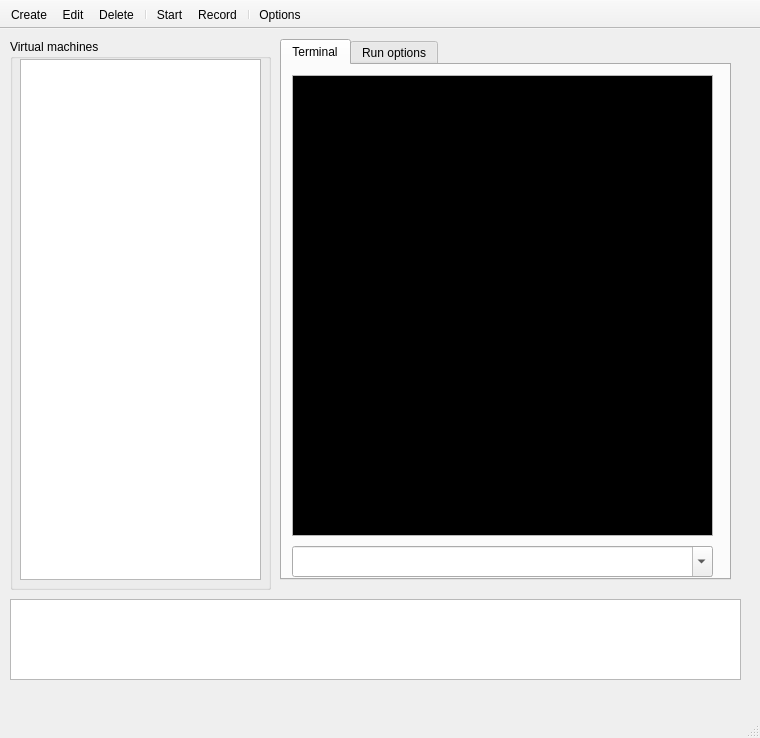
<?xml version="1.0" encoding="UTF-8"?>
<ui version="4.0">
 <class>mainWindow</class>
 <widget class="QMainWindow" name="mainWindow">
  <property name="geometry">
   <rect>
    <x>0</x>
    <y>0</y>
    <width>760</width>
    <height>738</height>
   </rect>
  </property>
  <property name="sizePolicy">
   <sizepolicy hsizetype="Fixed" vsizetype="Fixed">
    <horstretch>0</horstretch>
    <verstretch>0</verstretch>
   </sizepolicy>
  </property>
  <property name="windowTitle">
   <string>QEMUTest</string>
  </property>
  <widget class="QWidget" name="centralWidget">
   <widget class="QGroupBox" name="groupBox">
    <property name="geometry">
     <rect>
      <x>10</x>
      <y>10</y>
      <width>261</width>
      <height>551</height>
     </rect>
    </property>
    <property name="title">
     <string>Virtual machines</string>
    </property>
    <widget class="ConfTreeWidget" name="confTree">
     <property name="geometry">
      <rect>
       <x>10</x>
       <y>20</y>
       <width>241</width>
       <height>521</height>
      </rect>
     </property>
     <property name="headerHidden">
      <bool>true</bool>
     </property>
     <attribute name="headerVisible">
      <bool>false</bool>
     </attribute>
     <column>
      <property name="text">
       <string notr="true">1</string>
      </property>
     </column>
    </widget>
   </widget>
   <widget class="QPlainTextEdit" name="totalOptionsLineEdit">
    <property name="geometry">
     <rect>
      <x>10</x>
      <y>570</y>
      <width>731</width>
      <height>81</height>
     </rect>
    </property>
    <property name="readOnly">
     <bool>true</bool>
    </property>
   </widget>
   <widget class="QTabWidget" name="optionsTabs">
    <property name="geometry">
     <rect>
      <x>280</x>
      <y>10</y>
      <width>451</width>
      <height>541</height>
     </rect>
    </property>
    <property name="currentIndex">
     <number>0</number>
    </property>
    <widget class="QWidget" name="terminalPage">
     <attribute name="title">
      <string>Terminal</string>
     </attribute>
     <widget class="QPlainTextEdit" name="terminalOutput">
      <property name="geometry">
       <rect>
        <x>10</x>
        <y>10</y>
        <width>421</width>
        <height>461</height>
       </rect>
      </property>
      <property name="palette">
       <palette>
        <active>
         <colorrole role="WindowText">
          <brush brushstyle="SolidPattern">
           <color alpha="255">
            <red>0</red>
            <green>182</green>
            <blue>0</blue>
           </color>
          </brush>
         </colorrole>
         <colorrole role="Text">
          <brush brushstyle="SolidPattern">
           <color alpha="255">
            <red>0</red>
            <green>194</green>
            <blue>0</blue>
           </color>
          </brush>
         </colorrole>
         <colorrole role="Base">
          <brush brushstyle="SolidPattern">
           <color alpha="255">
            <red>0</red>
            <green>0</green>
            <blue>0</blue>
           </color>
          </brush>
         </colorrole>
        </active>
        <inactive>
         <colorrole role="WindowText">
          <brush brushstyle="SolidPattern">
           <color alpha="255">
            <red>0</red>
            <green>182</green>
            <blue>0</blue>
           </color>
          </brush>
         </colorrole>
         <colorrole role="Text">
          <brush brushstyle="SolidPattern">
           <color alpha="255">
            <red>0</red>
            <green>194</green>
            <blue>0</blue>
           </color>
          </brush>
         </colorrole>
         <colorrole role="Base">
          <brush brushstyle="SolidPattern">
           <color alpha="255">
            <red>0</red>
            <green>0</green>
            <blue>0</blue>
           </color>
          </brush>
         </colorrole>
        </inactive>
        <disabled>
         <colorrole role="WindowText">
          <brush brushstyle="SolidPattern">
           <color alpha="255">
            <red>120</red>
            <green>120</green>
            <blue>120</blue>
           </color>
          </brush>
         </colorrole>
         <colorrole role="Text">
          <brush brushstyle="SolidPattern">
           <color alpha="255">
            <red>120</red>
            <green>120</green>
            <blue>120</blue>
           </color>
          </brush>
         </colorrole>
         <colorrole role="Base">
          <brush brushstyle="SolidPattern">
           <color alpha="255">
            <red>240</red>
            <green>240</green>
            <blue>240</blue>
           </color>
          </brush>
         </colorrole>
        </disabled>
       </palette>
      </property>
      <property name="font">
       <font>
        <family>Courier New</family>
        <pointsize>10</pointsize>
       </font>
      </property>
      <property name="undoRedoEnabled">
       <bool>false</bool>
      </property>
      <property name="readOnly">
       <bool>true</bool>
      </property>
      <property name="plainText">
       <string/>
      </property>
     </widget>
     <widget class="QComboBox" name="terminalInput">
      <property name="geometry">
       <rect>
        <x>10</x>
        <y>481</y>
        <width>421</width>
        <height>31</height>
       </rect>
      </property>
      <property name="font">
       <font>
        <family>Courier New</family>
        <pointsize>10</pointsize>
       </font>
      </property>
      <property name="editable">
       <bool>true</bool>
      </property>
      <property name="insertPolicy">
       <enum>QComboBox::InsertAtTop</enum>
      </property>
      <property name="duplicatesEnabled">
       <bool>true</bool>
      </property>
     </widget>
    </widget>
    <widget class="QWidget" name="tab">
     <attribute name="title">
      <string>Run options</string>
     </attribute>
     <widget class="QCheckBox" name="snapshotCheckBox">
      <property name="geometry">
       <rect>
        <x>10</x>
        <y>230</y>
        <width>91</width>
        <height>21</height>
       </rect>
      </property>
      <property name="text">
       <string>-snapshot</string>
      </property>
     </widget>
     <widget class="QTableViewCheckBox" name="logOptions">
      <property name="geometry">
       <rect>
        <x>90</x>
        <y>50</y>
        <width>341</width>
        <height>161</height>
       </rect>
      </property>
     </widget>
     <widget class="QLabel" name="label">
      <property name="geometry">
       <rect>
        <x>10</x>
        <y>50</y>
        <width>81</width>
        <height>16</height>
       </rect>
      </property>
      <property name="text">
       <string>Logging options</string>
      </property>
     </widget>
     <widget class="QLineEdit" name="logFileName">
      <property name="geometry">
       <rect>
        <x>90</x>
        <y>10</y>
        <width>341</width>
        <height>20</height>
       </rect>
      </property>
     </widget>
     <widget class="QLabel" name="label_2">
      <property name="geometry">
       <rect>
        <x>10</x>
        <y>10</y>
        <width>71</width>
        <height>16</height>
       </rect>
      </property>
      <property name="text">
       <string>Log file name</string>
      </property>
     </widget>
     <widget class="QLineEdit" name="additionalOptions">
      <property name="geometry">
       <rect>
        <x>10</x>
        <y>290</y>
        <width>421</width>
        <height>23</height>
       </rect>
      </property>
     </widget>
     <widget class="QLabel" name="label_3">
      <property name="geometry">
       <rect>
        <x>16</x>
        <y>260</y>
        <width>411</width>
        <height>20</height>
       </rect>
      </property>
      <property name="text">
       <string>Additional run options</string>
      </property>
      <property name="alignment">
       <set>Qt::AlignCenter</set>
      </property>
     </widget>
    </widget>
   </widget>
  </widget>
  <widget class="QStatusBar" name="statusBar"/>
  <widget class="QToolBar" name="toolBar">
   <property name="windowTitle">
    <string>toolBar</string>
   </property>
   <property name="movable">
    <bool>false</bool>
   </property>
   <property name="iconSize">
    <size>
     <width>48</width>
     <height>48</height>
    </size>
   </property>
   <property name="floatable">
    <bool>false</bool>
   </property>
   <attribute name="toolBarArea">
    <enum>TopToolBarArea</enum>
   </attribute>
   <attribute name="toolBarBreak">
    <bool>false</bool>
   </attribute>
   <addaction name="actionCreate"/>
   <addaction name="actionEdit"/>
   <addaction name="actionDelete"/>
   <addaction name="separator"/>
   <addaction name="actionStart"/>
   <addaction name="actionRecord"/>
   <addaction name="separator"/>
   <addaction name="actionOptions"/>
  </widget>
  <action name="actionOptions">
   <property name="icon">
    <iconset resource="qemu-gui.qrc">
     <normaloff>:/toolbar/icons/settings-icon.png</normaloff>:/toolbar/icons/settings-icon.png</iconset>
   </property>
   <property name="text">
    <string>&amp;Options</string>
   </property>
  </action>
  <action name="actionExit">
   <property name="text">
    <string>&amp;Exit</string>
   </property>
  </action>
  <action name="actionStart">
   <property name="icon">
    <iconset resource="qemu-gui.qrc">
     <normaloff>:/toolbar/icons/Play-1-Normal-icon.png</normaloff>
     <normalon>:/toolbar/icons/Play-1-Normal-icon.png</normalon>
     <disabledoff>:/toolbar/icons/Play-1-Disabled-icon.png</disabledoff>
     <disabledon>:/toolbar/icons/Play-1-Disabled-icon.png</disabledon>
     <activeoff>:/toolbar/icons/Play-1-Hot-icon.png</activeoff>
     <activeon>:/toolbar/icons/Play-1-Hot-icon.png</activeon>
     <selectedoff>:/toolbar/icons/Play-1-Pressed-icon.png</selectedoff>
     <selectedon>:/toolbar/icons/Play-1-Pressed-icon.png</selectedon>:/toolbar/icons/Play-1-Normal-icon.png</iconset>
   </property>
   <property name="text">
    <string>&amp;Start</string>
   </property>
   <property name="toolTip">
    <string>Start/play execution</string>
   </property>
  </action>
  <action name="actionRecord">
   <property name="icon">
    <iconset resource="qemu-gui.qrc">
     <normaloff>:/toolbar/icons/Record-Normal-Red-icon.png</normaloff>
     <normalon>:/toolbar/icons/Record-Normal-Red-icon.png</normalon>
     <disabledoff>:/toolbar/icons/Record-Disabled-icon.png</disabledoff>
     <disabledon>:/toolbar/icons/Record-Disabled-icon.png</disabledon>
     <activeoff>:/toolbar/icons/Record-Hot-icon.png</activeoff>
     <activeon>:/toolbar/icons/Record-Hot-icon.png</activeon>
     <selectedoff>:/toolbar/icons/Record-Pressed-icon.png</selectedoff>
     <selectedon>:/toolbar/icons/Record-Pressed-icon.png</selectedon>:/toolbar/icons/Record-Normal-Red-icon.png</iconset>
   </property>
   <property name="text">
    <string>&amp;Record</string>
   </property>
   <property name="toolTip">
    <string>Record execution</string>
   </property>
  </action>
  <action name="actionCreate">
   <property name="icon">
    <iconset resource="qemu-gui.qrc">
     <normaloff>:/toolbar/icons/add-icon.png</normaloff>:/toolbar/icons/add-icon.png</iconset>
   </property>
   <property name="text">
    <string>&amp;Create</string>
   </property>
   <property name="toolTip">
    <string>Create new VM configuration</string>
   </property>
  </action>
  <action name="actionDelete">
   <property name="icon">
    <iconset resource="qemu-gui.qrc">
     <normaloff>:/toolbar/icons/delete-icon.png</normaloff>:/toolbar/icons/delete-icon.png</iconset>
   </property>
   <property name="text">
    <string>&amp;Delete</string>
   </property>
   <property name="toolTip">
    <string>Delete configuration/execution</string>
   </property>
  </action>
  <action name="actionEdit">
   <property name="icon">
    <iconset resource="qemu-gui.qrc">
     <normaloff>:/toolbar/icons/Computer-icon.png</normaloff>:/toolbar/icons/Computer-icon.png</iconset>
   </property>
   <property name="text">
    <string>&amp;Edit</string>
   </property>
   <property name="toolTip">
    <string>Edit VM configuration</string>
   </property>
  </action>
 </widget>
 <layoutdefault spacing="6" margin="11"/>
 <customwidgets>
  <customwidget>
   <class>QTableViewCheckBox</class>
   <extends>QTableView</extends>
   <header>QTableViewCheckBox.h</header>
  </customwidget>
  <customwidget>
   <class>ConfTreeWidget</class>
   <extends>QTreeWidget</extends>
   <header>ConfTreeWidget.h</header>
  </customwidget>
 </customwidgets>
 <resources>
  <include location="qemu-gui.qrc"/>
 </resources>
 <connections/>
</ui>
